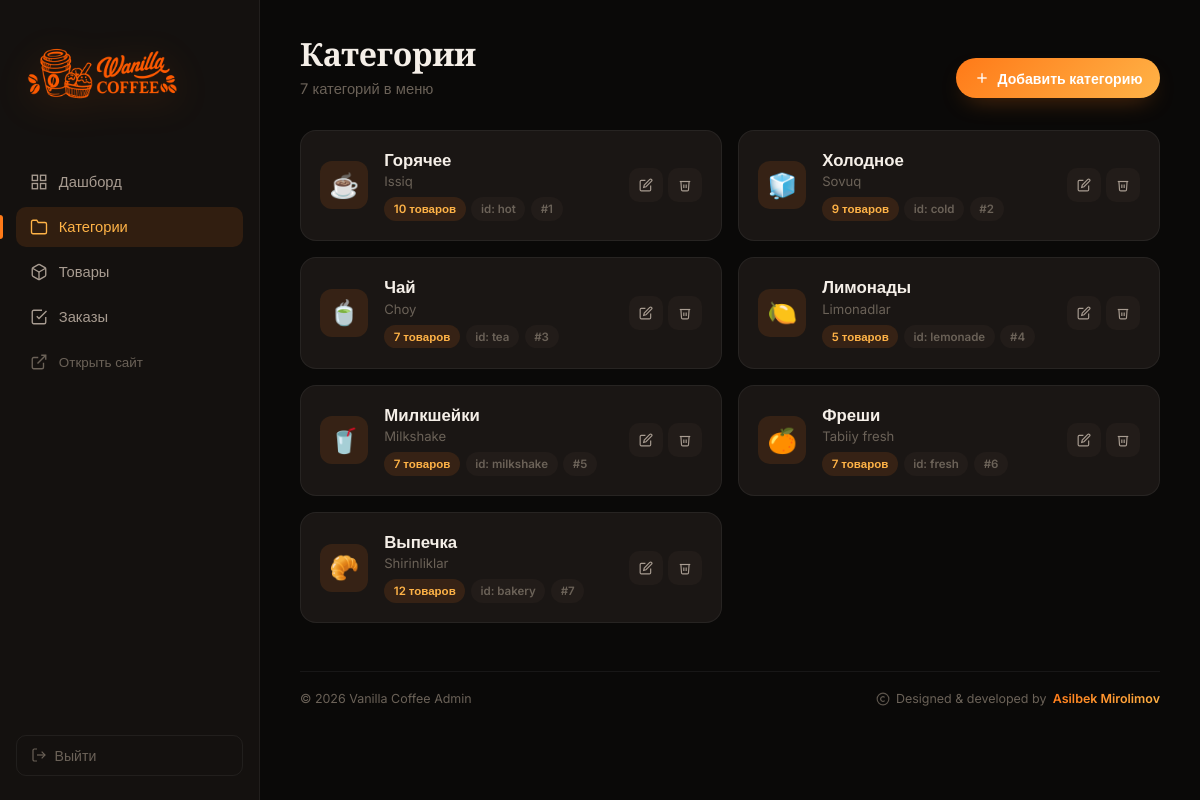
The app's page /admin/categories (signed in) with its own data.
### tables this page shows
CREATE TABLE categories (
  id          TEXT PRIMARY KEY,
  name_ru     TEXT NOT NULL,
  name_uz     TEXT NOT NULL,
  icon        TEXT,
  sort_order  INTEGER DEFAULT 0
);

### app.py (the view)
@app.route("/admin/categories")
@login_required
def admin_categories():
    cats = db.list_categories_raw()
    with db.get_conn() as conn:
        counts = {
            r["category_id"]: r["c"]
            for r in conn.execute(
                "SELECT category_id, COUNT(*) AS c FROM products GROUP BY category_id"
            ).fetchall()
        }
    for c in cats:
        c["product_count"] = counts.get(c["id"], 0)
    return render_template("admin/categories.html", categories=cats)

### app.py (called while the page is built)
@app.after_request
def add_security_headers(resp):
    if request.path.startswith("/static/"):
        resp.headers.setdefault("Cache-Control", "public, max-age=2592000, immutable")
    resp.headers.setdefault("X-Content-Type-Options", "nosniff")
    resp.headers.setdefault("X-Frame-Options", "SAMEORIGIN")
    resp.headers.setdefault("Referrer-Policy", "strict-origin-when-cross-origin")
    resp.headers.setdefault("Permissions-Policy", "geolocation=(), microphone=(), camera=()")
    if IS_PROD:
        resp.headers.setdefault(
            "Strict-Transport-Security",
            "max-age=31536000; includeSubDomains"
        )
    return resp

@app.context_processor
def inject_asset_url():
    def asset_url(filename):
        file_path = os.path.join(app.static_folder, filename)
        version = None
        try:
            version = int(os.path.getmtime(file_path))
        except OSError:
            version = None
        return url_for("static", filename=filename, v=version)
    return {
        "asset_url": asset_url,
        "google_site_verification": GOOGLE_SITE_VERIFICATION,
        "yandex_verification": YANDEX_VERIFICATION,
    }

def login_required(f):
    @wraps(f)
    def wrapper(*args, **kwargs):
        if not session.get("admin"):
            return redirect(url_for("admin_login", next=request.path))
        return f(*args, **kwargs)
    return wrapper

### db.py (called while the page is built)
@contextmanager
def get_conn():
    conn = sqlite3.connect(DB_PATH)
    conn.row_factory = sqlite3.Row
    conn.execute("PRAGMA foreign_keys = ON")
    try:
        yield conn
        conn.commit()
    finally:
        conn.close()

def list_categories_raw():
    with get_conn() as conn:
        rows = conn.execute(
            "SELECT * FROM categories ORDER BY sort_order, id"
        ).fetchall()
        return [dict(r) for r in rows]

### templates/admin/categories.html (shortened to what this page needs)
{% extends "admin/base.html" %}
{% block page_title %}Категории{% endblock %}
{% block page_sub %}{{ categories|length }} категорий в меню{% endblock %}
{% block actions %}
  <a href="{{ url_for('admin_category_new') }}" class="btn-primary-adm">
    <svg viewBox="0 0 24 24" fill="none" stroke="currentColor" stroke-width="2"><line x1="12" y1="5" x2="12" y2="19"/><line x1="5" y1="12" x2="19" y2="12"/></svg>
    Добавить категорию
  </a>
{% endblock %}
{% block content %}
<div class="cat-grid">
  {% for c in categories %}
  <div class="cat-card">
    <div class="cat-icon">{{ c.icon or '📦' }}</div>
    <div class="cat-body">
      <h3>{{ c.name_ru }}</h3>
      <p class="cat-alt">{{ c.name_uz }}</p>
      <div class="cat-meta">
        <span class="badge">{{ c.product_count }} товаров</span>
        <span class="badge ghost">id: {{ c.id }}</span>
        <span class="badge ghost">#{{ c.sort_order }}</span>
      </div>
    </div>
    <div class="cat-actions">
      <a href="{{ url_for('admin_category_edit', cid=c.id) }}" class="ic-btn" title="Редактировать">
        <svg viewBox="0 0 24 24" fill="none" stroke="currentColor" stroke-width="2"><path d="M11 4H4a2 2 0 00-2 2v14a2 2 0 002 2h14a2 2 0 002-2v-7"/><path d="M18.5 2.5a2.121 2.121 0 013 3L12 15l-4 1 1-4 9.5-9.5z"/></svg>
      </a>
      <form method="POST" action="{{ url_for('admin_category_delete', cid=c.id) }}"
            onsubmit="return confirm('Удалить «{{ c.name_ru }}»?');" style="display:inline">
        <button class="ic-btn danger" title="Удалить">
          <svg viewBox="0 0 24 24" fill="none" stroke="currentColor" stroke-width="2"><polyline points="3 6 5 6 21 6"/><path d="M19 6l-1 14a2 2 0 01-2 2H8a2 2 0 01-2-2L5 6"/><path d="M10 11v6"/><path d="M14 11v6"/></svg>
        </button>
      </form>
    </div>
  </div>
  {% else %}
  <div class="adm-empty">Категорий пока нет</div>
  {% endfor %}
</div>
{% endblock %}

### static/css/admin.css (style rules this page uses)
:root { --bg: #0a0908; --bg-elev: #14110f; --bg-card: #1a1614; --surface: #221c19; --line: rgba(255, 255, 255, 0.06); --line-strong: rgba(255, 255, 255, 0.12); --text: #f5efe8; --text-dim: #a89c91; --text-muted: #6b6258; --accent: #ff7a18; --accent-2: #ffb347; --accent-soft: rgba(255, 122, 24, 0.12); --accent-glow: rgba(255, 122, 24, 0.35); --gradient: linear-gradient(135deg, #ff7a18 0%, #ffb347 100%); --danger: #ef4444; --danger-soft: rgba(239, 68, 68, 0.12); --success: #22c55e; --radius: 14px; --ease: cubic-bezier(0.4, 0, 0.2, 1); --ease-spring: cubic-bezier(0.34, 1.56, 0.64, 1); }
* { box-sizing: border-box; margin: 0; padding: 0; }
html, body { height: 100%; }
body { font-family: 'Inter', sans-serif; background: var(--bg); color: var(--text); -webkit-font-smoothing: antialiased; }
a { color: inherit; text-decoration: none; }
button { font-family: inherit; cursor: pointer; border: none; background: none; color: inherit; }
.btn-primary-adm, .btn-ghost-adm, .btn-danger-adm { display: inline-flex; align-items: center; gap: 0.5rem; padding: 0.7rem 1.1rem; border-radius: 100px; font-weight: 600; font-size: 0.88rem; transition: all 0.25s var(--ease); white-space: nowrap; }
.btn-primary-adm svg, .btn-ghost-adm svg, .btn-danger-adm svg { width: 16px; height: 16px; }
.btn-primary-adm { background: var(--gradient); color: #fff; box-shadow: 0 10px 24px -10px var(--accent-glow); }
.ic-btn { width: 34px; height: 34px; display: grid; place-items: center; background: var(--surface); border-radius: 10px; color: var(--text-dim); transition: all 0.2s var(--ease); }
.ic-btn svg { width: 14px; height: 14px; }
.badge { display: inline-block; padding: 0.3rem 0.6rem; background: var(--accent-soft); color: var(--accent-2); border-radius: 100px; font-size: 0.72rem; font-weight: 600; }
.badge.ghost { background: var(--surface); color: var(--text-muted); }
.cat-grid { display: grid; grid-template-columns: repeat(auto-fill, minmax(280px, 1fr)); gap: 1rem; }
.cat-card { background: var(--bg-card); border: 1px solid var(--line); border-radius: 16px; padding: 1.2rem; display: grid; grid-template-columns: auto 1fr auto; align-items: center; gap: 1rem; transition: all 0.3s var(--ease); }
.cat-icon { width: 48px; height: 48px; display: grid; place-items: center; background: var(--accent-soft); border-radius: 12px; font-size: 1.5rem; }
.cat-body h3 { font-size: 1.05rem; margin-bottom: 0.15rem; }
.cat-alt { font-size: 0.82rem; color: var(--text-muted); margin-bottom: 0.5rem; }
.cat-meta { display: flex; gap: 0.35rem; flex-wrap: wrap; }
.cat-actions { display: flex; gap: 0.3rem; }

### records on screen
categories: icon "☕", name_ru "Горячее", name_uz "Issiq", product_count "10", id "hot", sort_order "1"
categories: icon "🧊", name_ru "Холодное", name_uz "Sovuq", product_count "9", id "cold", sort_order "2"
categories: icon "🍵", name_ru "Чай", name_uz "Choy", product_count "7", id "tea", sort_order "3"
categories: icon "🍋", name_ru "Лимонады", name_uz "Limonadlar", product_count "5", id "lemonade", sort_order "4"
categories: icon "🥤", name_ru "Милкшейки", name_uz "Milkshake", product_count "7", id "milkshake", sort_order "5"
categories: icon "🍊", name_ru "Фреши", name_uz "Tabiiy fresh", product_count "7", id "fresh", sort_order "6"
categories: icon "🥐", name_ru "Выпечка", name_uz "Shirinliklar", product_count "12", id "bakery", sort_order "7"

### other values on screen
{{ categories|length }} "7"
